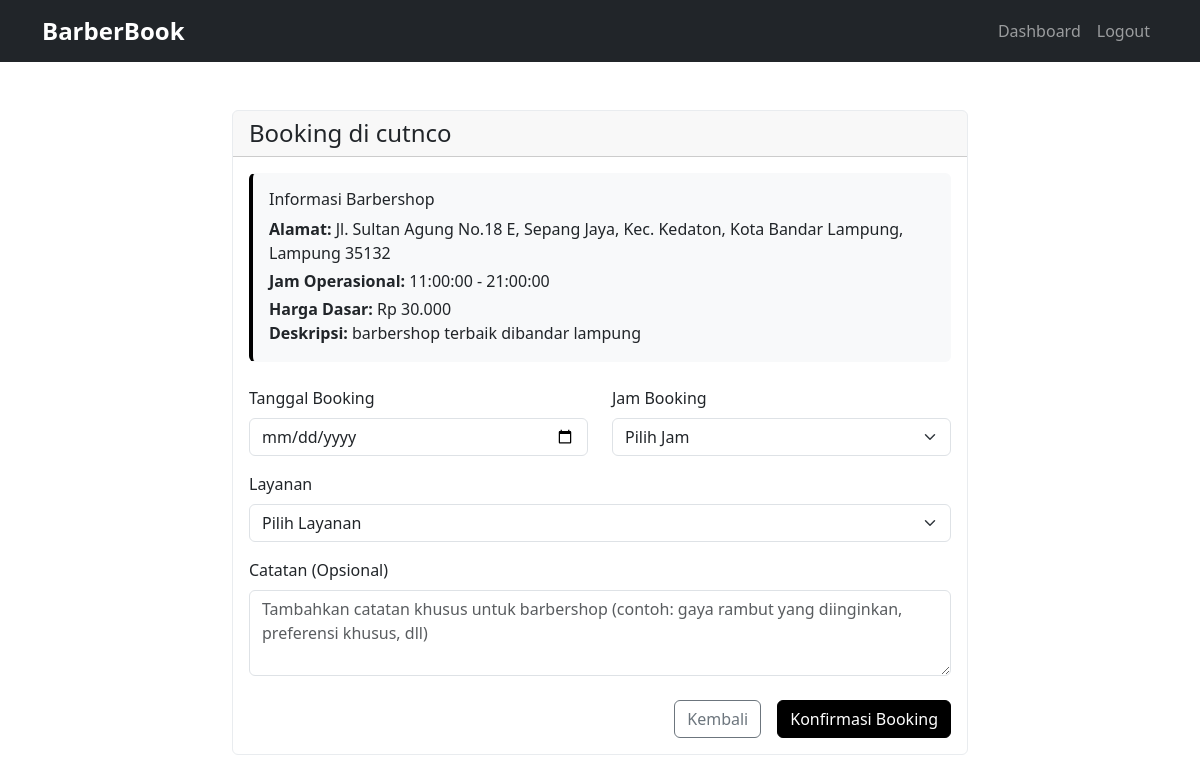
Screenshot of /customer_booking.php?barbershop_id=10 (signed in) with the database file from the repository.
### tables this page shows
CREATE TABLE `barbershops` (
  `id` int NOT NULL,
  `nama_barbershop` varchar(100) NOT NULL,
  `email` varchar(100) NOT NULL,
  `password` varchar(255) NOT NULL,
  `alamat` text NOT NULL,
  `no_hp` varchar(15) DEFAULT NULL,
  `jam_buka` time DEFAULT '08:00:00',
  `jam_tutup` time DEFAULT '21:00:00',
  `harga_potong` int DEFAULT '25000',
  `deskripsi` text,
  `photo_path` varchar(255) DEFAULT NULL,
  `foto` varchar(255) DEFAULT NULL,
  `status` enum('aktif','nonaktif') DEFAULT 'aktif',
  `created_at` timestamp NULL DEFAULT CURRENT_TIMESTAMP
);

### customer_booking.php (the view, shortened to what this page needs)
<?php
require_once 'database.php';
$barbershop_id = $_GET['barbershop_id'] ?? null;
$stmt = $pdo->prepare("SELECT * FROM barbershops WHERE id = ? AND status = 'aktif'");
$stmt->execute([$barbershop_id]);
$barbershop = $stmt->fetch();
$form_data = [
    'tanggal_booking' => $_POST['tanggal_booking'] ?? '',
    'jam_booking' => $_POST['jam_booking'] ?? '',
    'catatan' => $_POST['catatan'] ?? ''
];
?>
<!DOCTYPE html>
<html lang="id">
<head>
    <link href="https://cdn.jsdelivr.net/npm/bootstrap@5.3.0/dist/css/bootstrap.min.css" rel="stylesheet">
    <link rel="stylesheet" href="style.css">
</head>
<body>
    <nav class="navbar navbar-expand-lg navbar-dark bg-dark">
        <div class="container">
            <a class="navbar-brand fw-bold" href="index.php">BarberBook</a>
            <div class="navbar-nav ms-auto">
                <a class="nav-link" href="customer_dashboard.php">Dashboard</a>
                <a class="nav-link" href="logout.php">Logout</a>
            </div>
        </div>
    </nav>
    <div class="container my-5">
        <div class="row justify-content-center">
            <div class="col-md-8">
                <div class="card">
                    <div class="card-header">
                        <h4 class="mb-0">Booking di <?= htmlspecialchars($barbershop['nama_barbershop']) ?></h4>
                    </div>
                    <div class="card-body">
                        <div class="alert alert-custom mb-4">
                            <h6>Informasi Barbershop</h6>
                            <p class="mb-1"><strong>Alamat:</strong> <?= htmlspecialchars($barbershop['alamat']) ?></p>
                            <p class="mb-1"><strong>Jam Operasional:</strong> <?= $barbershop['jam_buka'] ?> - <?= $barbershop['jam_tutup'] ?></p>
                            <p class="mb-0"><strong>Harga Dasar:</strong> Rp <?= number_format($barbershop['harga_potong'], 0, ',', '.') ?></p>
                            <?php if (!empty($barbershop['deskripsi'])): ?>
                                <p class="mb-0"><strong>Deskripsi:</strong> <?= htmlspecialchars($barbershop['deskripsi']) ?></p>
                            <?php endif; ?>
                        </div>
                        <form method="POST">
                            <div class="row">
                                <div class="col-md-6 mb-3">
                                    <label class="form-label">Tanggal Booking</label>
                                    <input type="date" name="tanggal_booking" class="form-control"
                                           min="<?= date('Y-m-d', strtotime('+1 day')) ?>"
                                           value="<?= htmlspecialchars($form_data['tanggal_booking']) ?>" required>
                                </div>
                                <div class="col-md-6 mb-3">
                                    <label class="form-label">Jam Booking</label>
                                    <select name="jam_booking" class="form-select" required>
                                        <option value="">Pilih Jam</option>
                                    </select>
                                </div>
                            </div>
                            <div class="mb-3">
                                <label class="form-label">Layanan</label>
                                <select name="layanan" class="form-select" required onchange="this.form.submit()">
                                    <option value="">Pilih Layanan</option>
                                </select>
                            </div>
                            <div class="mb-4">
                                <label class="form-label">Catatan (Opsional)</label>
                                <textarea name="catatan" class="form-control" rows="3"
                                          placeholder="Tambahkan catatan khusus untuk barbershop (contoh: gaya rambut yang diinginkan, preferensi khusus, dll)"><?= htmlspecialchars($form_data['catatan']) ?></textarea>
                            </div>
                            <div class="d-grid gap-2 d-md-flex justify-content-md-end">
                                <a href="index.php" class="btn btn-outline-secondary me-md-2">Kembali</a>
                                <button type="submit" name="submit_booking" class="btn btn-dark">Konfirmasi Booking</button>
                            </div>
                        </form>
                    </div>
                </div>
            </div>
        </div>
    </div>
</body>
</html>

### style.css (style rules this page uses)
:root { --primary-color: #000000; --secondary-color: #ffffff; --accent-color: #f8f9fa; --text-dark: #212529; --text-muted: #6c757d; }
body { font-family: 'Segoe UI', Tahoma, Geneva, Verdana, sans-serif; background-color: var(--secondary-color); color: var(--text-dark); }
.card { transition: transform 0.2s ease-in-out; border: 1px solid #e9ecef; background-color: #fff; }
.btn-dark { background-color: var(--primary-color); border-color: var(--primary-color); color: var(--secondary-color); }
.navbar-brand { font-size: 1.5rem; }
.alert-custom { border-left: 4px solid var(--primary-color); background-color: #f8f9fa; }

### rows the page displays
barbershops: nama_barbershop "cutnco", alamat "Jl. Sultan Agung No.18 E, Sepang Jaya, Kec. Kedaton, Kota Bandar Lampung, Lampung 35132", jam_buka "11:00:00", jam_tutup "21:00:00", harga_potong "30.000", deskripsi "barbershop terbaik dibandar lampung"
